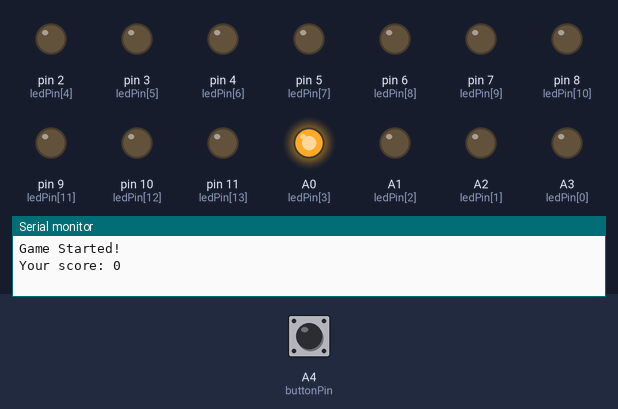
A sketch run on a simulated Arduino Uno, built with avr-gcc and run on an emulated ATmega328P. Parts: output pins drawn as LEDs (lit = HIGH), the last lines printed to the serial monitor. Dashed ring = blinking. The test bench sets the inputs (shaded band); at power-on: A4 (buttonPin) LOW.

Above: at 5.0 s.
5.7 s: A4 (buttonPin) pulled HIGH for 2.05 s
At 9.0 s:
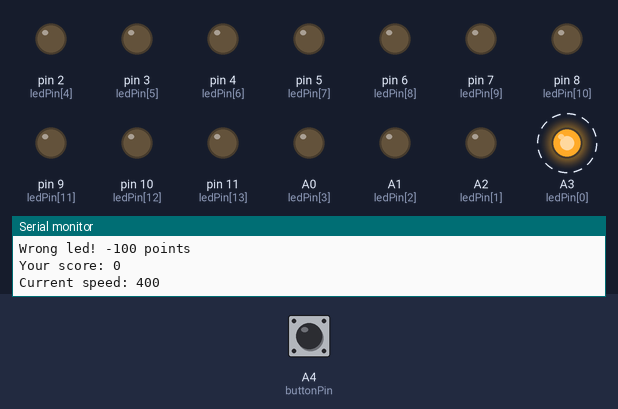
At 10.6 s:
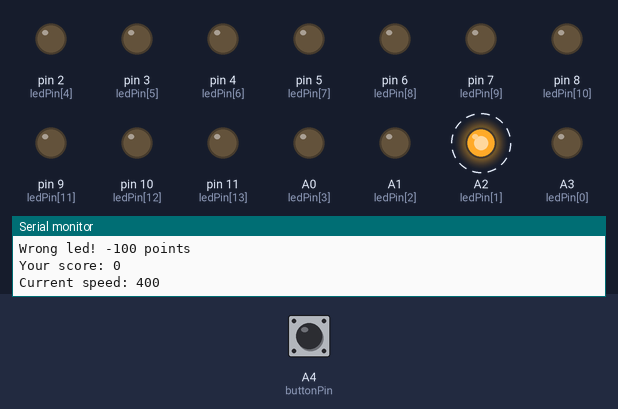
Timing chart, 0 to 23.9 s (numbered marks = the images above; inputs shaded):
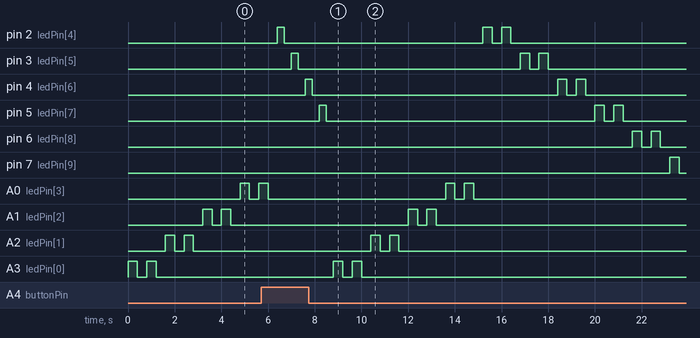

Measured:
- after the input at 5.7 s, pin 8 (ledPin[10]), pin 9 (ledPin[11]): stops changing and stays LOW
- by itself, A2 (ledPin[1]), A3 (ledPin[0]): alternates HIGH for 0.40 s and LOW for 0.40 s, 4 changes in all, then stays LOW

The sketch:

Task5.ino
```cpp
int ledPin[] = {A3,A2,A1,A0,2,3,4,5,6,7,8,9,10,11,12,13};
int score = 0;
int speed = 400;
int buttonPin = A4;
int buttonState = LOW;

void setup(){
  pinMode(buttonPin, INPUT);
  for(int i = 0; i<16; i++){
  	pinMode(ledPin[i],OUTPUT);
  }
  Serial.begin(9600);
  Serial.println("Game Started! \n");
  Serial.print("Your score: ");
  Serial.println(score);
}

void loop(){
  for(int i=0; i < 16; i++){
    twoTimes_ledHIGH(ledPin[i], speed);
    buttonState = digitalRead(buttonPin);
    if(buttonState == HIGH){
      if(i==7){
       Serial.print("\nRight led!");
        switch(speed){
        	case 400:
          		score+=100;
          		Serial.println(" +100 points");
          		break;
            case 300:
          		score+=200;
          		Serial.println(" +200 points");
              break;
				break;
          	case 200:
          		score+=300;
          		Serial.println(" +300 points");
          		break;
        }
       Serial.print("Your score: ");
       Serial.println(score);
       if(speed-100 >=200) speed-=100;
       Serial.print("Current speed: ");
       Serial.print(speed);
       Serial.print("\n");
       i=-1;
       sixTimes_ledHIGH();
      }
      else{
        Serial.print("\nWrong led!");
        switch(speed){
        	case 400:
          		score-=100;
          		Serial.println(" -100 points");
          		break;
            case 300:
          		score-=200;
          		Serial.println(" -200 points");
               break;
				break;
          	case 200:
          		score-=300;
          		Serial.println(" -300 points");
          		break;
        }
        if(score<0){
        	score=0;
          	Serial.print("Your score: ");
        	Serial.println(score);
        }
        else{
        	Serial.print("Your score: ");
        	Serial.println(score);
        }
        speed=400;
        Serial.print("Current speed: ");
        Serial.print(speed);
        Serial.print("\n");
        resetGame(i);
        i=-1;
      }
    }
  }
}

void twoTimes_ledHIGH(int ledPin, int speed){
  digitalWrite(ledPin,HIGH);
  delay(speed);
  digitalWrite(ledPin,LOW);
  delay(speed);
  digitalWrite(ledPin,HIGH);
  delay(speed);
  digitalWrite(ledPin,LOW);
  delay(speed);
}

void sixTimes_ledHIGH(){
  for (int i=0; i<6; i++){
    for (int j=0; j<16; j++){
    	digitalWrite(ledPin[j],HIGH);
    }
    delay(200);
    for (int j=0; j<16; j++){
     	digitalWrite(ledPin[j],LOW);
    }
    delay(200);
  }
}

void resetGame(int i){
  if(i<7){
   for (int j=i+1; j<=7; j++){
          digitalWrite(ledPin[j],HIGH);
          delay(300);
          digitalWrite(ledPin[j],LOW);
          delay(300);
        }
  }

  if(i>7){
   for (int j=i-1; j>=7; j--){
          digitalWrite(ledPin[j],HIGH);
          delay(300);
          digitalWrite(ledPin[j],LOW);
          delay(300);
        }
  }
}
```
